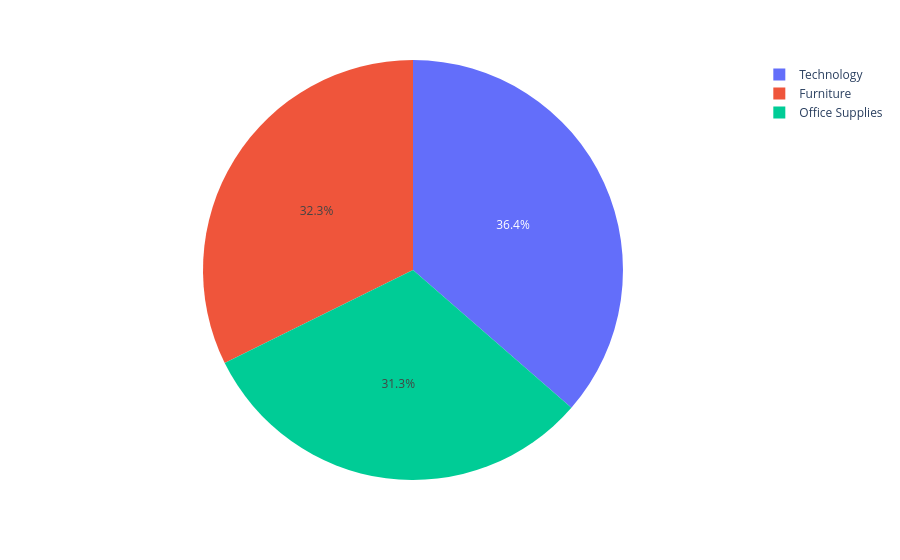

The cell this chart's notebook holds for it:
### Code cell
fig = px.pie(
    df,
    names='Category',
    values='Sales'
)

fig.show()

### Figure 1 — Plotly figure (JSON) as saved in the notebook; plotly's stock layout.template omitted (floating-point values rounded to 4 significant figures; data arrays with more than 128 entries replaced by an {"elided": "..."} marker saying what was removed)
{"data": [{"domain": {"x": [0, 1], "y": [0, 1]}, "hovertemplate": "Category=%{label}<br>Sales=%{value}<extra></extra>", "labels": {"elided": "9994 str values"}, "legendgroup": "", "name": "", "showlegend": true, "type": "pie", "values": {"elided": "9994 float values"}}], "layout": {"legend": {"tracegroupgap": 0}, "margin": {"t": 60}}}
